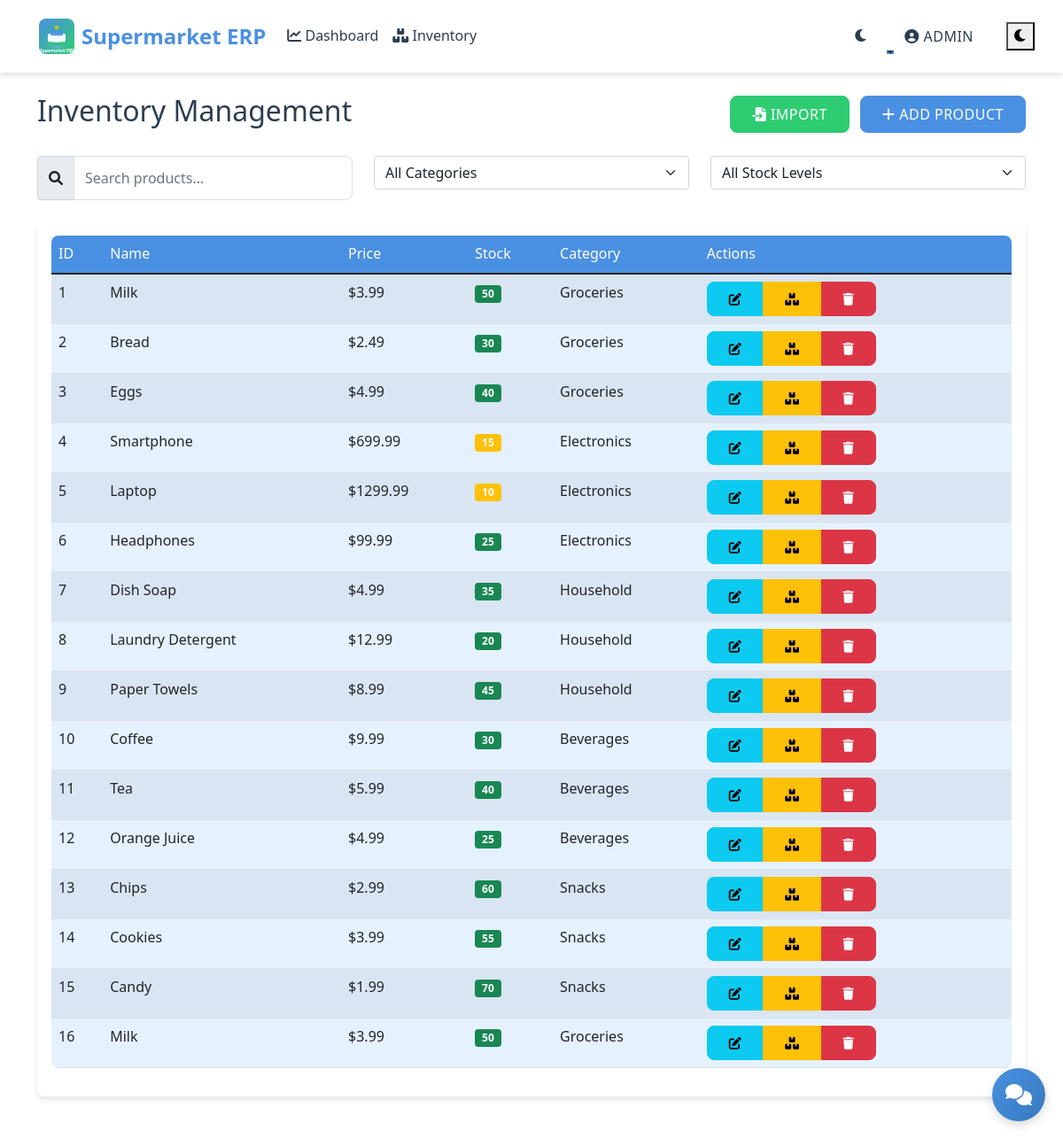
Page /inventory (signed in) on the committed database.
### app.py (models this page shows)
class User(UserMixin, db.Model):
    id = db.Column(db.Integer, primary_key=True)
    username = db.Column(db.String(80), unique=True, nullable=False)
    password = db.Column(db.String(120), nullable=False)

class Product(db.Model):
    id = db.Column(db.Integer, primary_key=True)
    name = db.Column(db.String(100), nullable=False)
    price = db.Column(db.Float, nullable=False)
    stock = db.Column(db.Integer, nullable=False)
    category = db.Column(db.String(50))

### app.py (the view)
@app.route('/inventory')
@login_required
def inventory():
    products = Product.query.all()
    categories = db.session.query(Product.category).distinct().all()
    categories = [cat[0] for cat in categories if cat[0]]  # Remove None values
    return render_template('inventory.html', products=products, categories=categories)

### app.py (called while the page is built)
@login_manager.user_loader
def load_user(user_id):
    return User.query.get(int(user_id))

### templates/inventory.html (shortened to what this page needs)
{% extends "base.html" %}
{% block content %}
<div class="d-flex justify-content-between align-items-center mb-4">
    <h2>Inventory Management</h2>
    <div>
        <button class="btn btn-success me-2" data-bs-toggle="modal" data-bs-target="#importModal">
            <i class="fas fa-file-import"></i> Import
        </button>
        <button class="btn btn-primary" data-bs-toggle="modal" data-bs-target="#productModal">
            <i class="fas fa-plus"></i> Add Product
        </button>
    </div>
</div>
<div class="row mb-4">
    <div class="col-md-4">
        <div class="input-group">
            <span class="input-group-text"><i class="fas fa-search"></i></span>
            <input type="text" class="form-control" id="searchInput" placeholder="Search products...">
        </div>
    </div>
    <div class="col-md-4">
        <select class="form-select" id="categoryFilter">
            <option value="">All Categories</option>
        </select>
    </div>
    <div class="col-md-4">
        <select class="form-select" id="stockFilter">
            <option value="">All Stock Levels</option>
        </select>
    </div>
</div>
<div class="card">
    <div class="card-body">
        <div class="table-responsive">
            <table class="table table-striped table-hover">
                <thead>
                    <tr>
                        <th>ID</th>
                        <th>Name</th>
                        <th>Price</th>
                        <th>Stock</th>
                        <th>Category</th>
                        <th>Actions</th>
                    </tr>
                </thead>
                <tbody id="productsTableBody">
                    {% for product in products %}
                    <tr data-product-id="{{ product.id }}"
                        data-category="{{ product.category }}"
                        data-stock="{{ product.stock }}">
                        <td>{{ product.id }}</td>
                        <td>{{ product.name }}</td>
                        <td>${{ "%.2f"|format(product.price) }}</td>
                        <td>
                            <span class="badge {% if product.stock < 10 %}bg-danger{% elif product.stock < 20 %}bg-warning{% else %}bg-success{% endif %}">
                                {{ product.stock }}
                            </span>
                        </td>
                        <td>{{ product.category }}</td>
                        <td>
                            <div class="btn-group">
                                <button class="btn btn-sm btn-info"
                                        onclick="editProduct({{ product.id }}, '{{ product.name }}', {{ product.price }}, {{ product.stock }}, '{{ product.category }}')"
                                        data-bs-toggle="tooltip"
                                        title="Edit Product">
                                    <i class="fas fa-edit"></i>
                                </button>
                                <button class="btn btn-sm btn-warning"
                                        onclick="restockProduct({{ product.id }})"
                                        data-bs-toggle="tooltip"
                                        title="Restock Product">
                                    <i class="fas fa-boxes"></i>
                                </button>
                                <button class="btn btn-sm btn-danger"
                                        onclick="deleteProduct({{ product.id }})"
                                        data-bs-toggle="tooltip"
                                        title="Delete Product">
                                    <i class="fas fa-trash"></i>
                                </button>
                            </div>
                        </td>
                    </tr>
                    {% endfor %}
                </tbody>
            </table>
        </div>
    </div>
</div>
{% endblock %}

### templates/base.html (shortened to what this page needs)
<!DOCTYPE html>
<html lang="en">
<head>
    <link href="https://cdn.jsdelivr.net/npm/bootstrap@5.1.3/dist/css/bootstrap.min.css" rel="stylesheet">
    <link href="https://cdnjs.cloudflare.com/ajax/libs/font-awesome/6.0.0/css/all.min.css" rel="stylesheet">
    <link href="{{ url_for('static', filename='styles.css') }}" rel="stylesheet">
</head>
<body>
    <nav class="navbar navbar-expand-lg navbar-light">
        <div class="container">
            <a class="navbar-brand d-flex align-items-center" href="{{ url_for('index') }}">
                <img src="{{ url_for('static', filename='images/company-logo.svg') }}" alt="Company Logo" class="me-2" style="height: 40px;">
                <span>Supermarket ERP</span>
            </a>
            <div class="collapse navbar-collapse" id="navbarNav">
                <ul class="navbar-nav me-auto">
                    <li class="nav-item">
                        <a class="nav-link" href="{{ url_for('index') }}">
                            <i class="fas fa-chart-line"></i> Dashboard
                        </a>
                    </li>
                    <li class="nav-item">
                        <a class="nav-link" href="{{ url_for('inventory') }}">
                            <i class="fas fa-boxes"></i> Inventory
                        </a>
                    </li>
                </ul>
                <div class="d-flex align-items-center">
                    <div class="theme-toggle me-3">
                        <i class="fas fa-moon"></i>
                    </div>
                    <div class="dropdown">
                        <button class="btn btn-link nav-link dropdown-toggle" type="button" id="userDropdown" data-bs-toggle="dropdown">
                            <i class="fas fa-user-circle"></i> {{ current_user.username }}
                        </button>
                    </div>
                </div>
            </div>
        </div>
    </nav>
    <main class="container py-4">
        {% block content %}{% endblock %}
    </main>
    <div class="chat-widget">
        <button class="chat-button" onclick="toggleChat()">
            <i class="fas fa-comments"></i>
        </button>
    </div>
</body>
</html>

### static/styles.css (style rules this page uses)
:root { --primary-color: #4a90e2; --secondary-color: #f5f6fa; --accent-color: #2ecc71; --danger-color: #e74c3c; --warning-color: #f1c40f; --text-color: #2c3e50; --border-radius: 8px; --box-shadow: 0 4px 6px rgba(0, 0, 0, 0.1); --transition: all 0.3s ease; }
body { font-family: 'Segoe UI', Tahoma, Geneva, Verdana, sans-serif; background: linear-gradient(rgba(255, 255, 255, 0.9), rgba(255, 255, 255, 0.9)), url('../images/company-logo.png') center/cover no-repeat fixed; color: var(--text-color); line-height: 1.6; min-height: 100vh; }
.navbar { background-color: white; box-shadow: var(--box-shadow); padding: 1rem 2rem; }
.navbar-brand { color: var(--primary-color) !important; font-weight: 600; font-size: 1.5rem; transition: var(--transition); }
.nav-link { color: var(--text-color) !important; font-weight: 500; transition: var(--transition); position: relative; }
.nav-link::after { content: ''; position: absolute; width: 0; height: 2px; bottom: 0; left: 0; background-color: var(--primary-color); transition: var(--transition); }
.card { background: white; border: none; border-radius: var(--border-radius); box-shadow: var(--box-shadow); transition: var(--transition); margin-bottom: 1.5rem; }
.btn { border-radius: var(--border-radius); padding: 0.5rem 1.5rem; font-weight: 500; transition: var(--transition); text-transform: uppercase; letter-spacing: 0.5px; }
.btn-primary { background-color: var(--primary-color); border-color: var(--primary-color); }
.btn-success { background-color: var(--accent-color); border-color: var(--accent-color); }
.table { background: white; border-radius: var(--border-radius); overflow: hidden; }
.table thead th { background-color: var(--primary-color); color: white; font-weight: 500; border: none; }
.table tbody tr { transition: var(--transition); }
.form-control { border-radius: var(--border-radius); border: 1px solid #ddd; padding: 0.75rem; transition: var(--transition); }
.chat-widget { position: fixed; bottom: 20px; right: 20px; z-index: 1000; }
.chat-button { width: 60px; height: 60px; border-radius: 50%; background: linear-gradient(135deg, var(--primary-color), #357abd); border: none; color: white; font-size: 24px; cursor: pointer; box-shadow: 0 4px 12px rgba(0, 0, 0, 0.15); transition: var(--transition); display: flex; align-items: center; justify-content: center; }

### rows in the picture
User: username "ADMIN"
Product: id "1", name "Milk", price "3.99", stock "50", category "Groceries"
Product: id "2", name "Bread", price "2.49", stock "30", category "Groceries"
Product: id "3", name "Eggs", price "4.99", stock "40", category "Groceries"
Product: id "4", name "Smartphone", price "699.99", stock "15", category "Electronics"
Product: id "5", name "Laptop", price "1299.99", stock "10", category "Electronics"
Product: id "6", name "Headphones", price "99.99", stock "25", category "Electronics"
Product: id "7", name "Dish Soap", price "4.99", stock "35", category "Household"
Product: id "8", name "Laundry Detergent", price "12.99", stock "20", category "Household"
Product: id "9", name "Paper Towels", price "8.99", stock "45", category "Household"
Product: id "10", name "Coffee", price "9.99", stock "30", category "Beverages"
Product: id "11", name "Tea", price "5.99", stock "40", category "Beverages"
Product: id "12", name "Orange Juice", price "4.99", stock "25", category "Beverages"
Product: id "13", name "Chips", price "2.99", stock "60", category "Snacks"
Product: id "14", name "Cookies", price "3.99", stock "55", category "Snacks"
Product: id "15", name "Candy", price "1.99", stock "70", category "Snacks"
Product: id "16", name "Milk", price "3.99", stock "50", category "Groceries"
